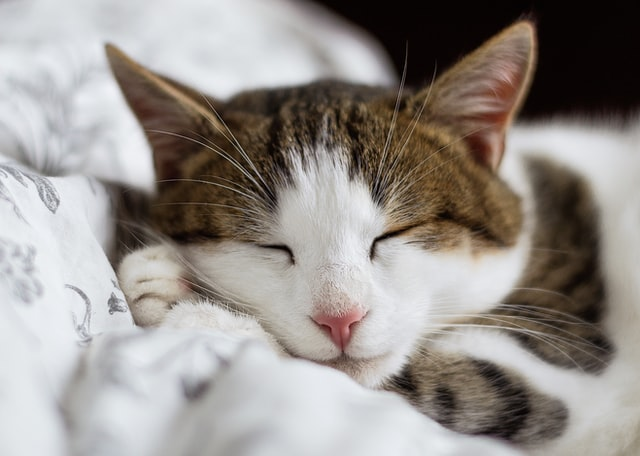
#> input picture Photos/Cat.jpeg, 640 x 456 px, found by its file name
$ python contours.py
#> lines starting #> are read from the running program, lines starting #| are printed output that depends on the picture; after the words box and inside, x2 and y2 are one past the last pixel; in counts of white or black regions, pixels touching at a corner belong together
import cv2 as cv
import numpy as np

img = cv.imread('/Users/nirmanpatel36/Documents/OpenCV/Photos/Cat.jpeg')
#> img is the input picture: shape (456, 640, 3); mean B, G, R 141, 145.5, 151.2
cv.imshow('Cat', img)

blank = np.zeros(img.shape, dtype='uint8')

#Grayscaling
gray = cv.cvtColor(img, cv.COLOR_BGR2GRAY)
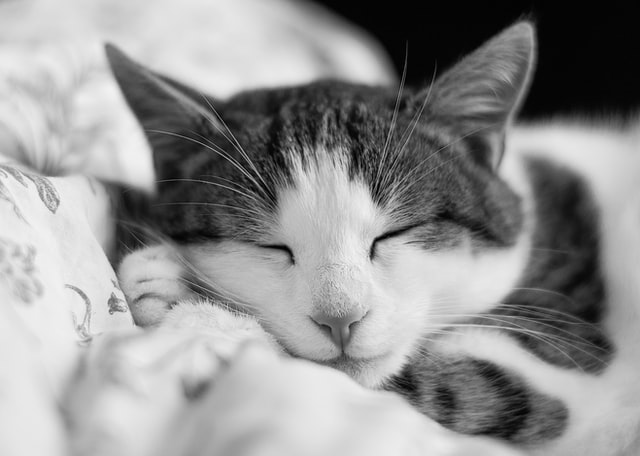
#> gray: shape (456, 640); min 1, max 244, mean 146.7
cv.imshow('Gray', gray)

#Cascading
edges = cv.Canny(gray, 125, 255)
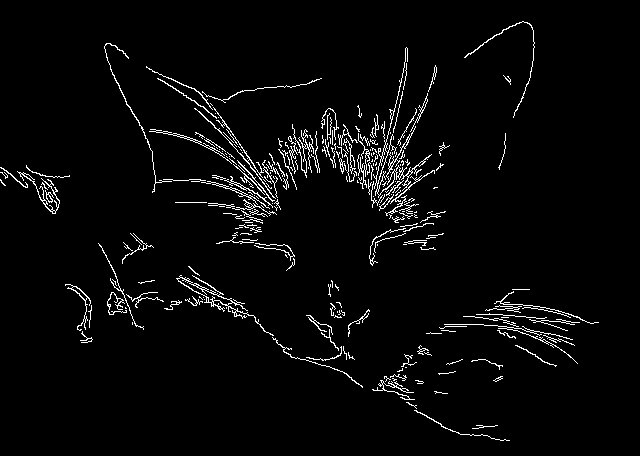
#> edges: shape (456, 640); 3.3% white in thin lines or dots, all inside (x1, y1, x2, y2) = (0, 21, 599, 441)
cv.imshow('Canny Edges', edges)

#Blurring
blur = cv.GaussianBlur(gray, (5,5), cv.BORDER_DEFAULT)

#Threshold i.e., to binarize an image
'''here, if
--> the pixel density is below threshold value_01, it is set to 0
--> the pixel density is above threshold value_01, it is set to 255'''
ret, thresh = cv.threshold(gray, 125, 255, cv.THRESH_BINARY)
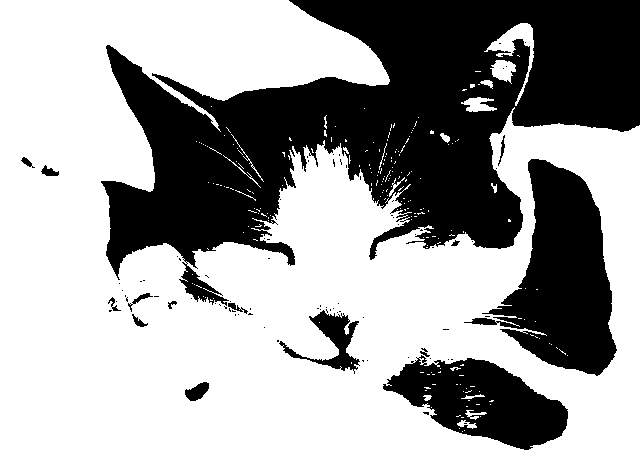
#> thresh: shape (456, 640); 62.6% white; 86 black regions (71 under 20 px)
cv.imshow('Thresh', thresh)

'''The contour method has 3 params:
1. A structuring element
2. A mode of finding the contours
3. Contour Approximation Method i.e., how do we want to approximate our contours

contour is a Python list of all the coordinates of the contours that were found in the image..
hierarchies refer to the hierarchical representation of the contours, for eg, square inside a rectangle inside a circle..'''
contours, hierarchies = cv.findContours(thresh, cv.RETR_LIST, cv.CHAIN_APPROX_NONE)
#> contours = 345 contours, 312 with area under 20; largest, box (x1, y1, x2, y2) and area: (0, 0, 640, 456) 207262, (481, 158, 618, 377) 16432, (382, 357, 569, 451) 10226, (278, 309, 361, 372) 1738, (178, 261, 230, 307) 844
print(f'{len(contours)} contour(s) found!')
#| 345 contour(s) found!

#Drawing the contours, i.e., tracing the detected contours using the blank image
'''it has 5 params:
1. Blank image
2. Contours found
3. How many contours do we want to see
4. Color of the contours
5. Thickness'''
cv.drawContours(blank, contours, -1, (0,0,255), 1)
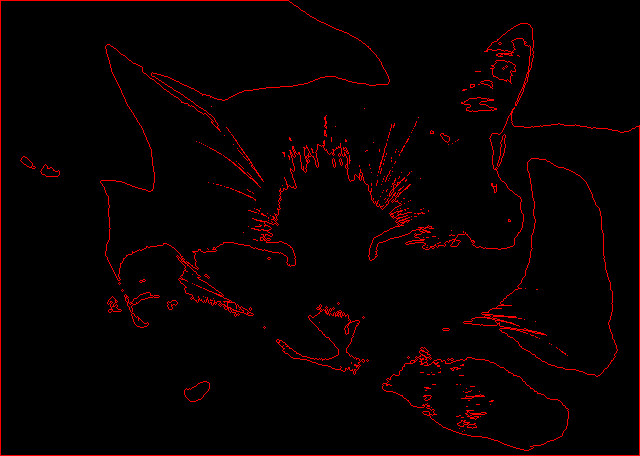
#> blank: shape (456, 640, 3); mean of channels 0, 1, 2 0, 0, 7.6; drawn as B, G, R
cv.imshow('Contours', blank)

cv.waitKey(0)

$ run again, with Photos/Black&White.jpeg copied over Photos/Cat.jpeg
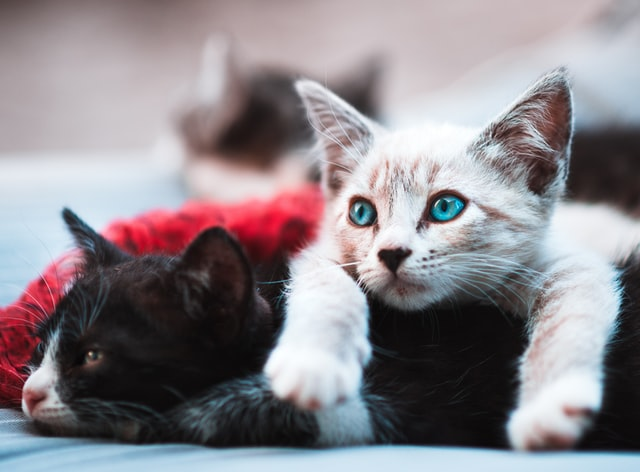
#> input picture Photos/Black&White.jpeg, 640 x 472 px, found by its file name
#> img is the input picture: shape (472, 640, 3); mean B, G, R 139.4, 133.7, 140.1
#> edges: shape (472, 640); 3.2% white in thin lines or dots, all inside (x1, y1, x2, y2) = (0, 67, 640, 456)
#> `ret, thresh = cv.threshold(gray, 125, 255, cv.THRESH_BINARY)`:
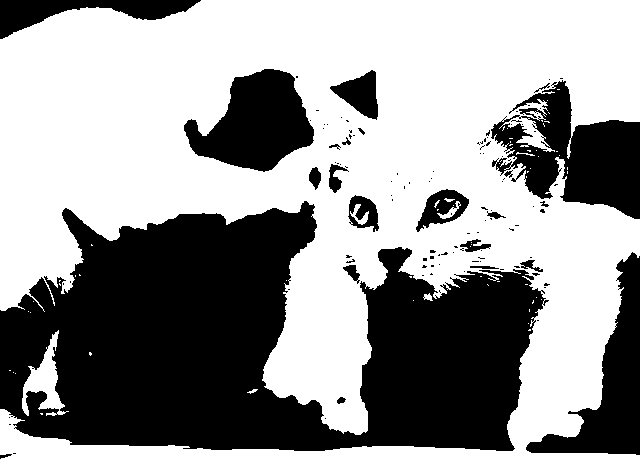
#> thresh: shape (472, 640); 59.8% white; 117 black regions (94 under 20 px)
#> contours = 257 contours, 226 with area under 20; largest, box (x1, y1, x2, y2) and area: (0, 0, 640, 472) 188929, (183, 68, 315, 173) 8250, (329, 69, 379, 121) 1360, (415, 188, 470, 233) 1336, (22, 330, 69, 416) 1321
#| 257 contour(s) found!
#> `cv.drawContours(blank, contours, -1, (0,0,255), 1)`:
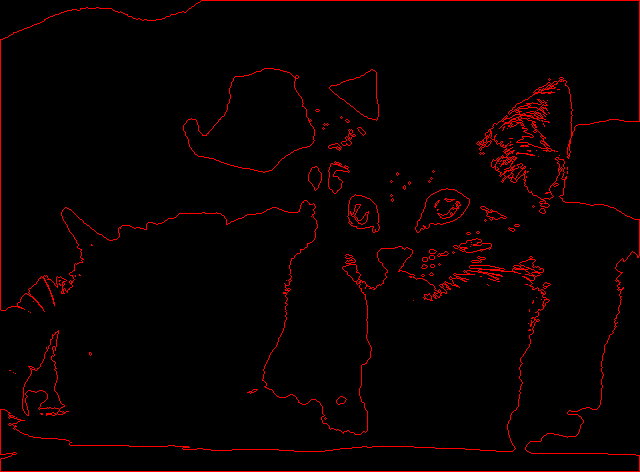
#> blank: shape (472, 640, 3); mean of channels 0, 1, 2 0, 0, 7.4; drawn as B, G, R
